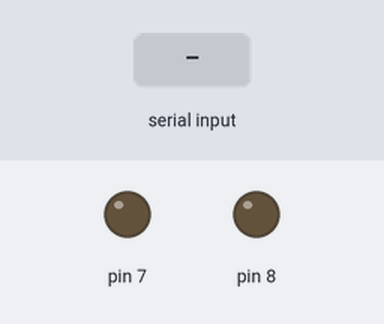
The sketch below on a simulated Arduino Uno, built with avr-gcc and run on an emulated ATmega328P. Shown: output pins drawn as LEDs (lit = HIGH). The inputs (shaded band) are chosen by the test bench.

Above: at 1.2 s.
1.3 s: "OUT7\n" received over Serial
At 2.1 s:
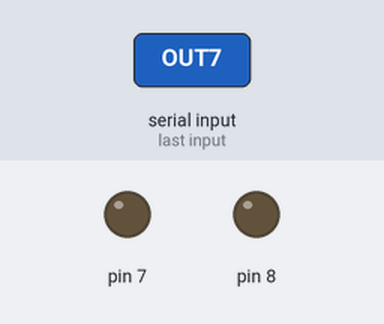
2.9 s: "OUT8\n" received over Serial
At 3.3 s:
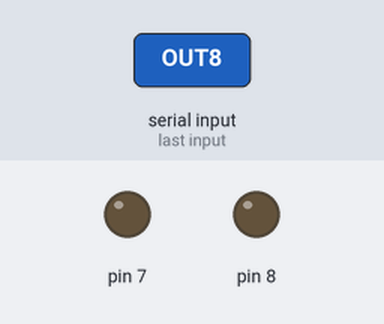
Timing chart, 0 to 5.9 s (numbered marks = the images above; inputs shaded):
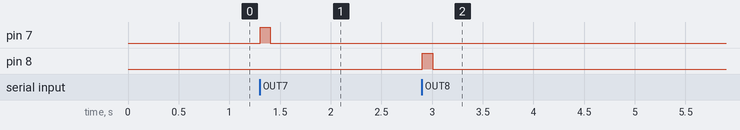

Measured:
- after the input at 1.3 s, pin 7: LOW → HIGH at once, → LOW 0.10 s later
- after the input at 2.9 s, pin 8: LOW → HIGH at once, → LOW 0.10 s later

The sketch:

arduino_acceso.ino
```cpp
void setup() {
  // Inicializa la comunicación serial
  Serial.begin(9600);

  // Configura los pines digitales
  pinMode(7, OUTPUT);
  pinMode(8, OUTPUT);
  pinMode(10, INPUT);
  pinMode(11, INPUT);
}

void loop() {
  if (Serial.available() > 0) {
    String command = Serial.readStringUntil('\n');

    if (command == "OUT7") {
      digitalWrite(7, HIGH);
      delay(100); // Espera 0.1 segundos
      digitalWrite(7, LOW);
    } else if (command == "OUT8") {
      digitalWrite(8, HIGH);
      delay(100); // Espera 0.1 segundos
      digitalWrite(8, LOW);
    } else if (command == "IN10") {
      Serial.println(digitalRead(10));
    } else if (command == "IN11") {
      Serial.println(digitalRead(11));
    }
  }
}
```
